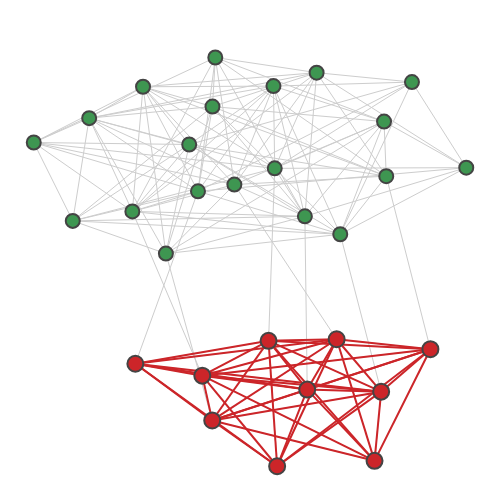

Notebook cell for this chart:
### Code cell
sub = list(range(20, 30))
plot.graph(pl_graph, sub)

### Figure 1 — Plotly figure (JSON) as saved in the notebook; plotly's stock layout.template omitted (floating-point values rounded to 4 significant figures; data arrays with more than 128 entries replaced by an {"elided": "..."} marker saying what was removed)
{"data": [{"hoverinfo": "none", "line": {"color": "#CDCDCD", "width": 1}, "mode": "lines", "type": "scatter", "x": {"elided": "456 float values"}, "y": {"elided": "456 float values"}}, {"hoverinfo": "none", "line": {"color": "#cc2529", "width": 2}, "mode": "lines", "type": "scatter", "x": [-0.3957, -0.1815, null, -0.3957, 0.0306, null, -0.3957, -0.1497, null, -0.3957, 0.1543, null, -0.3957, 0.2484, null, -0.3957, 0.3909, null, -0.3957, 0.05803, null, -0.1815, 0.0306, null, -0.1815, 0.3697, null, -0.1815, -0.1497, null, -0.1815, 0.1543, null, -0.1815, 0.2484, null, -0.1815, 0.3909, null, -0.1815, 0.5486, null, -0.1815, 0.05803, null, 0.0306, 0.3697, null, 0.0306, -0.1497, null, 0.0306, 0.1543, null, 0.0306, 0.2484, null, 0.0306, 0.3909, null, 0.0306, 0.5486, null, 0.0306, 0.05803, null, 0.3697, -0.1497, null, 0.3697, 0.1543, null, 0.3697, 0.2484, null, 0.3697, 0.3909, null, 0.3697, 0.5486, null, -0.1497, 0.1543, null, -0.1497, 0.2484, null, -0.1497, 0.3909, null, -0.1497, 0.5486, null, -0.1497, 0.05803, null, 0.1543, 0.2484, null, 0.1543, 0.3909, null, 0.1543, 0.5486, null, 0.1543, 0.05803, null, 0.2484, 0.3909, null, 0.2484, 0.5486, null, 0.2484, 0.05803, null, 0.3909, 0.5486, null, 0.3909, 0.05803, null, 0.5486, 0.05803, null], "y": [-0.5636, -0.6144, null, -0.5636, -0.4661, null, -0.5636, -0.8051, null, -0.5636, -0.6737, null, -0.5636, -0.4593, null, -0.5636, -0.6824, null, -0.5636, -1, null, -0.6144, -0.4661, null, -0.6144, -0.9769, null, -0.6144, -0.8051, null, -0.6144, -0.6737, null, -0.6144, -0.4593, null, -0.6144, -0.6824, null, -0.6144, -0.5017, null, -0.6144, -1, null, -0.4661, -0.9769, null, -0.4661, -0.8051, null, -0.4661, -0.6737, null, -0.4661, -0.4593, null, -0.4661, -0.6824, null, -0.4661, -0.5017, null, -0.4661, -1, null, -0.9769, -0.8051, null, -0.9769, -0.6737, null, -0.9769, -0.4593, null, -0.9769, -0.6824, null, -0.9769, -0.5017, null, -0.8051, -0.6737, null, -0.8051, -0.4593, null, -0.8051, -0.6824, null, -0.8051, -0.5017, null, -0.8051, -1, null, -0.6737, -0.4593, null, -0.6737, -0.6824, null, -0.6737, -0.5017, null, -0.6737, -1, null, -0.4593, -0.6824, null, -0.4593, -0.5017, null, -0.4593, -1, null, -0.6824, -0.5017, null, -0.6824, -1, null, -0.5017, -1, null]}, {"hoverinfo": "text", "marker": {"color": "#3e9651", "line": {"width": 2}, "size": 14}, "mode": "markers", "text": ["0", "1", "2", "3", "4", "5", "6", "7", "8", "9", "10", "11", "12", "13", "14", "15", "16", "17", "18", "19", "20", "21", "22", "23", "24", "25", "26", "27", "28", "29"], "type": "scatter", "x": [-0.1953, 0.4072, 0.1844, 0.05031, 0.4895, -0.1399, -0.5435, 0.4001, 0.04624, -0.7209, -0.3712, 0.26, -0.2234, -0.5961, -0.07885, -0.2979, -0.149, -0.4053, 0.1468, 0.6632, -0.3957, -0.1815, 0.0306, 0.3697, -0.1497, 0.1543, 0.2484, 0.3909, 0.5486, 0.05803], "y": [0.1704, 0.235, 0.6755, 0.2682, 0.6356, 0.7401, 0.482, 0.4673, 0.6183, 0.3781, 0.6155, -0.01235, 0.3696, 0.04455, 0.1991, -0.09472, 0.5312, 0.08489, 0.06405, 0.2711, -0.5636, -0.6144, -0.4661, -0.9769, -0.8051, -0.6737, -0.4593, -0.6824, -0.5017, -1]}, {"hoverinfo": "text", "marker": {"color": "#cc2529", "line": {"width": 2}, "size": 16}, "mode": "markers", "text": ["20", "21", "22", "23", "24", "25", "26", "27", "28", "29"], "type": "scatter", "x": [-0.3957, -0.1815, 0.0306, 0.3697, -0.1497, 0.1543, 0.2484, 0.3909, 0.5486, 0.05803], "y": [-0.5636, -0.6144, -0.4661, -0.9769, -0.8051, -0.6737, -0.4593, -0.6824, -0.5017, -1]}], "layout": {"height": 500, "hovermode": "closest", "margin": {"b": 0, "l": 0, "r": 0, "t": 25}, "plot_bgcolor": "#ffffff", "showlegend": false, "width": 500, "xaxis": {"showgrid": false, "showticklabels": false, "zeroline": false}, "yaxis": {"showgrid": false, "showticklabels": false, "zeroline": false}}}
